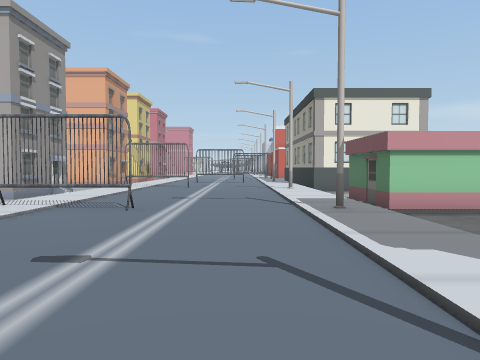
[1] (above)

18 first-person views from a walk through a scene from a Unity 3-D project. The camera is 1.3 m above the floor, tilts 2° down and sees 70° across. The floor is counted in squares, 2 m on a side. Each view is taken from the middle of a square. On the plan, view 1 faces up. The plan holds only what a view shows up to about 10 squares ahead; the rest is blank. The place goes on beyond the plan. The player is left out. Some animated figures are not drawn. Some surface patterns are stand-ins.

[2]
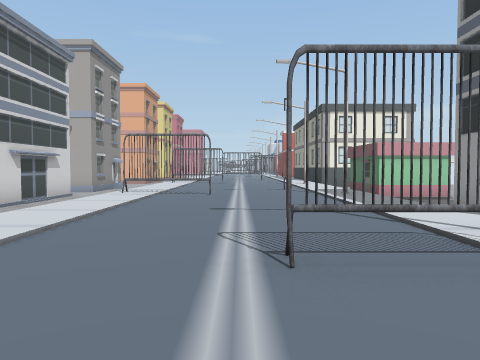

[3]
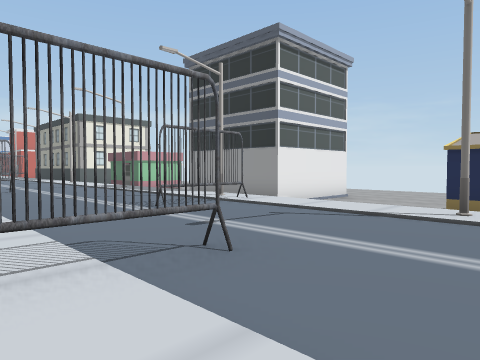

[4]
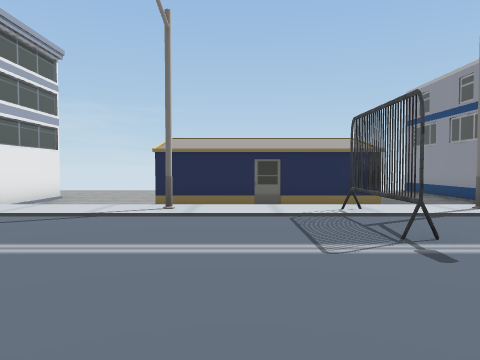

[5]
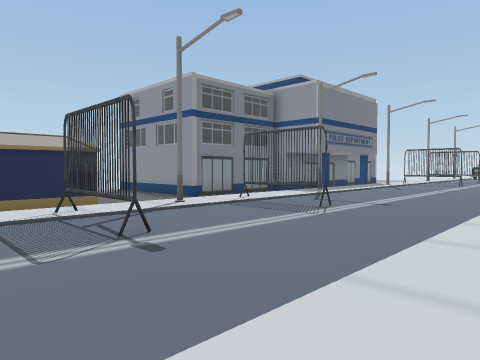

[6]
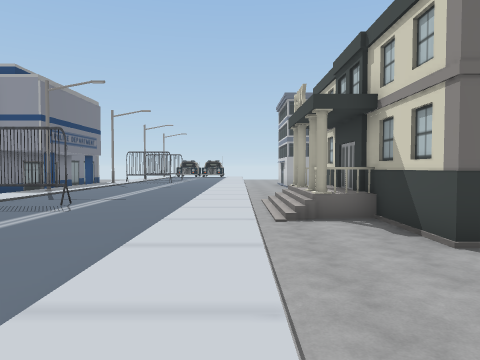

[7]
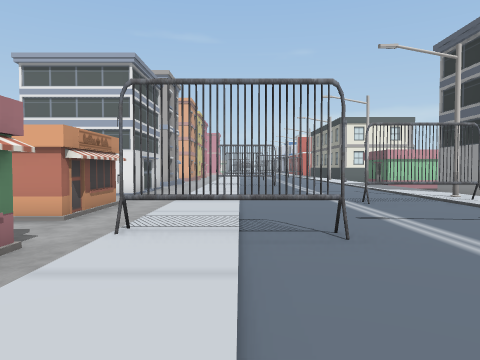

[8]
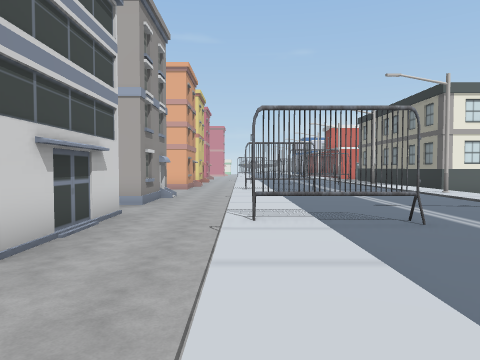

[9]
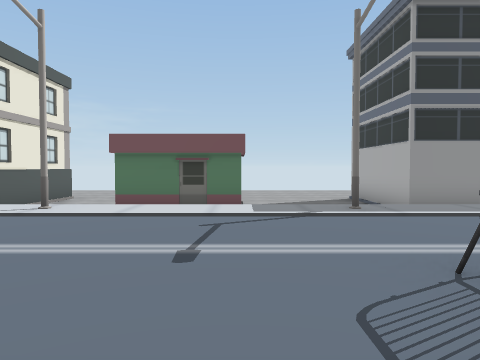

[10]
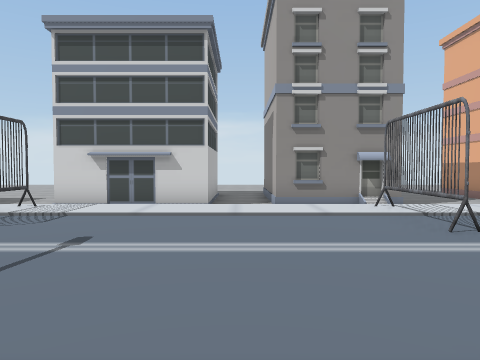

[11]
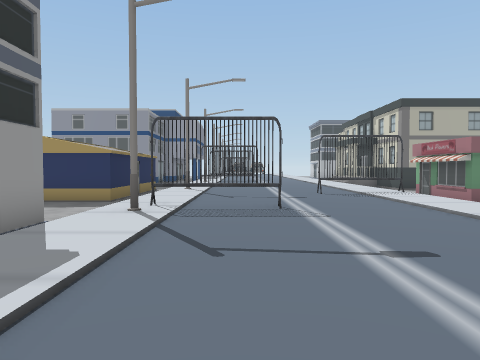

[12]
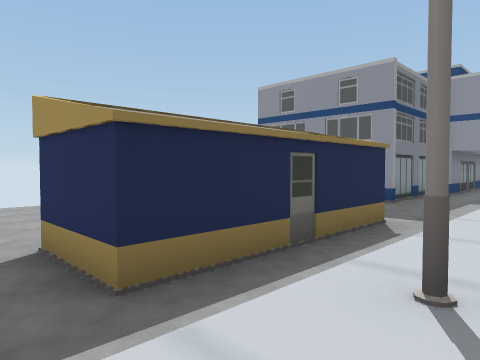

[13]
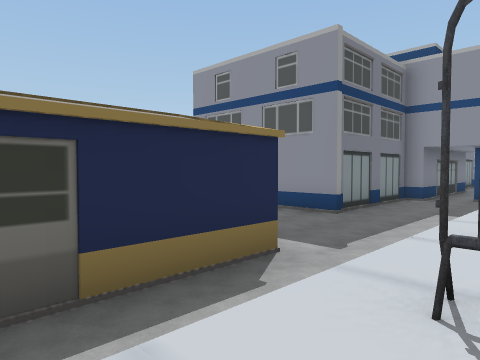

[14]
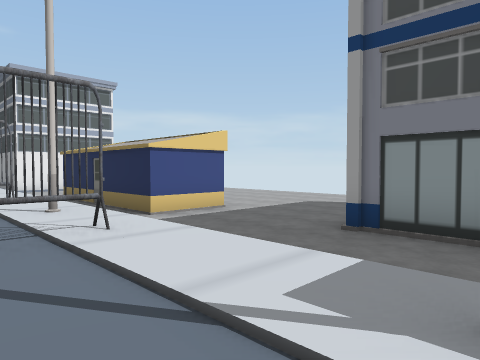

[15]
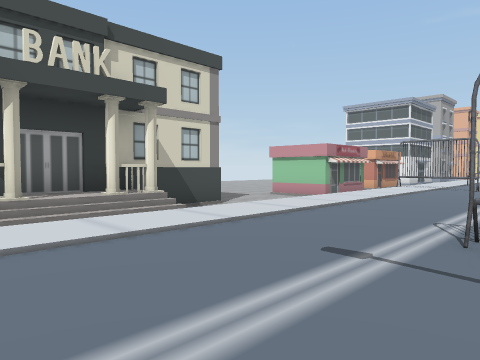

[16]
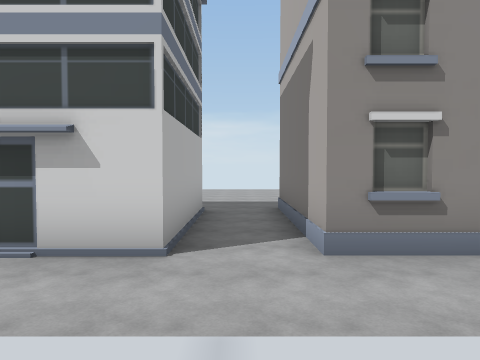

[17]
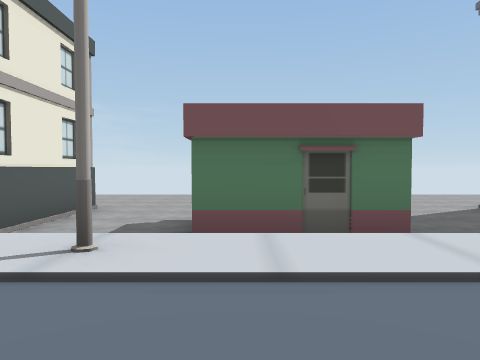

[18]
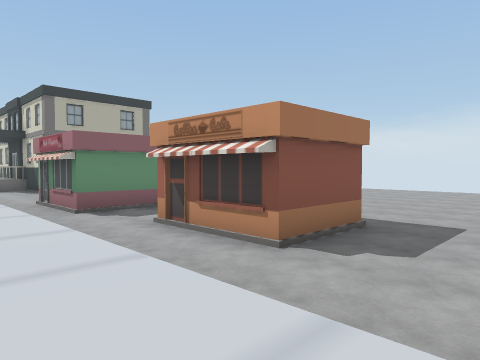

### Floor plan
Key: @ floor where view 1 was taken; # wall or solid block; . main floor; - floor 0.5 m lower than the main floor; / step, stairs or slope; v drop or lower ground; B building; S streetlight; A barricade.
Columns run from 14 left of view 1 to 5 right of it. Each row starts with its distance up from view 1.
 11        B--/AA.... vv
 10  ---####--/....Sv Bv
  9  ---------/......#
  8  ---###B--/......B
  7       ##--/......v##
  6        #--/......vvv
  5        #--/AA..Svvvv
  4       ----/...... BB
  3    -------/......B##
  2 ----------/......##
  1 ------##B-/......#
  0  ---   ##-/...@Sv###
 -1        ##-/...AA.vvv
 -2        ---/......vvv
 -3        ---/......vvv
 -4         B-#AA....v##
 -5         #-/....SvB#
 -6          -/......B
 -7         --/......B
 -8        ---/...AA.B##
 -9        #--/......vB#
-10        #--/....Svvvv
-11        #-//......vvv
-12        #B//...AA.vvv
-13        # //......vvB
-14        # //......vv#
-15        #  /....Svvv#

Positions as (right, up) in squares from view 1, and headings:
1: (0, 0), facing up
2: (-1, -3), facing up
3: (-4, -6), facing up-right
4: (-4, -6), facing right
5: (-4, -6), facing down-right
6: (-4, -5), facing down
7: (-3, -7), facing up
8: (-4, 1), facing up
9: (-4, 7), facing right
10: (2, 9), facing left
11: (0, 5), facing down
12: (1, -3), facing down-right
13: (1, -6), facing down-right
14: (0, -15), facing up-right
15: (0, -15), facing up-left
16: (-3, 9), facing left
17: (-1, 9), facing right
18: (-3, 4), facing down-left
